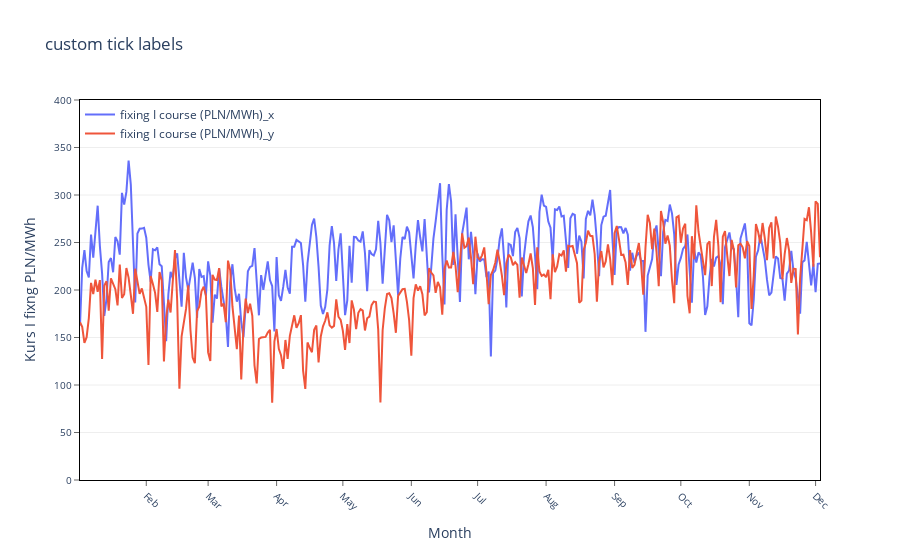

Notebook code cell kept with this figure:
### Code cell
fig = px.line(df_daily, x="date_normalize_x", y=df_daily.columns,
           #  hover_data={"date_normalize_x": "%e. %b w"},
              title='custom tick labels')
fig.update_xaxes(
#    tick0 = 'M3',
    dtick="M1",
    tickformat="%b\n",
    ticks="outside",
        tickwidth=0.8,
        tickangle=45,
        tickfont_size=10,
)


fig.update_layout(
      
    yaxis=dict(
        title='Kurs I fixng PLN/MWh',
        titlefont_size=14,
        tickfont_size=10,
        ticklen=5,
        ticks="outside",
        tickwidth=0.8,
        
        
    ),
    plot_bgcolor='white',
    legend=dict(
        x=0,
        y=1.0,
        bgcolor='rgba(255, 255, 255, 0)',
        bordercolor='rgba(255, 255, 255, 0)',
        title=''
    ),
    barmode='group',
    bargap=0.15, # gap between bars of adjacent location coordinates.
    bargroupgap=0.1, # gap between bars of the same location coordinate.
    
     
)
fig.update_yaxes(range=[0, 400], showline=True, linewidth=1, linecolor='black',
                 mirror=True, gridcolor='rgba(238, 238, 238, 1)',
                )
fig.update_xaxes(showline=True, title='Month',
                linewidth=1, linecolor='black', mirror=True)




fig.show()

### Figure 1 — Plotly figure (JSON) as saved in the notebook; plotly's stock layout.template omitted (floating-point values rounded to 4 significant figures; data arrays with more than 128 entries replaced by an {"elided": "..."} marker saying what was removed)
{"data": [{"hovertemplate": "variable=fixing I course (PLN/MWh)_x<br>date_normalize_x=%{x}<br>value=%{y}<extra></extra>", "legendgroup": "fixing I course (PLN/MWh)_x", "line": {"color": "#636efa", "dash": "solid"}, "mode": "lines", "name": "fixing I course (PLN/MWh)_x", "orientation": "v", "showlegend": true, "type": "scatter", "x": {"elided": "336 str values"}, "xaxis": "x", "y": {"elided": "336 float values"}, "yaxis": "y"}, {"hovertemplate": "variable=fixing I course (PLN/MWh)_y<br>date_normalize_x=%{x}<br>value=%{y}<extra></extra>", "legendgroup": "fixing I course (PLN/MWh)_y", "line": {"color": "#EF553B", "dash": "solid"}, "mode": "lines", "name": "fixing I course (PLN/MWh)_y", "orientation": "v", "showlegend": true, "type": "scatter", "x": {"elided": "336 str values"}, "xaxis": "x", "y": {"elided": "336 float values"}, "yaxis": "y"}], "layout": {"bargap": 0.15, "bargroupgap": 0.1, "barmode": "group", "legend": {"bgcolor": "rgba(255, 255, 255, 0)", "bordercolor": "rgba(255, 255, 255, 0)", "title": {"text": ""}, "tracegroupgap": 0, "x": 0, "y": 1}, "plot_bgcolor": "white", "title": {"text": "custom tick labels"}, "xaxis": {"anchor": "y", "domain": [0, 1], "dtick": "M1", "linecolor": "black", "linewidth": 1, "mirror": true, "showline": true, "tickangle": 45, "tickfont": {"size": 10}, "tickformat": "%b\n", "ticks": "outside", "tickwidth": 0.8, "title": {"text": "Month"}}, "yaxis": {"anchor": "x", "domain": [0, 1], "gridcolor": "rgba(238, 238, 238, 1)", "linecolor": "black", "linewidth": 1, "mirror": true, "range": [0, 400], "showline": true, "tickfont": {"size": 10}, "ticklen": 5, "ticks": "outside", "tickwidth": 0.8, "title": {"font": {"size": 14}, "text": "Kurs I fixng PLN/MWh"}}}}
